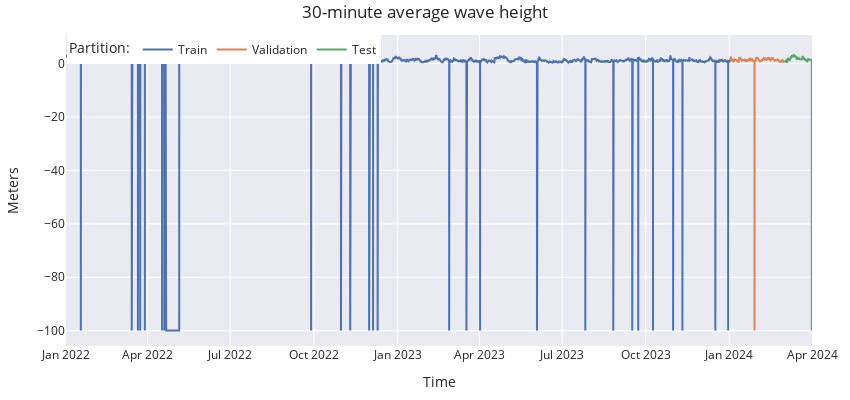

Notebook source saved alongside this figure:
### Code cell
# Interactive plot of time series
# ==============================================================================
fig = go.Figure()
fig.add_trace(go.Scatter(x=df_train.index, y=df_train['Hs (m)'], mode='lines', name='Train'))
fig.add_trace(go.Scatter(x=df_val.index, y=df_val['Hs (m)'], mode='lines', name='Validation'))
fig.add_trace(go.Scatter(x=df_test.index, y=df_test['Hs (m)'], mode='lines', name='Test'))
fig.update_layout(
    title  = '30-minute average wave height',
    xaxis_title="Time",
    yaxis_title="Meters",
    legend_title="Partition:",
    width=850,
    height=400,
    margin=dict(l=20, r=20, t=35, b=20),
    legend=dict(
        orientation="h",
        yanchor="top",
        y=1,
        xanchor="left",
        x=0.001
    )
)
#fig.update_xaxes(rangeslider_visible=True)
fig.show()

### Figure 1 — Plotly figure (JSON) as saved in the notebook; plotly's stock layout.template omitted (floating-point values rounded to 4 significant figures; data arrays with more than 128 entries replaced by an {"elided": "..."} marker saying what was removed)
{"data": [{"mode": "lines", "name": "Train", "type": "scatter", "x": {"elided": "35088 str values"}, "y": {"elided": "35088 float values"}}, {"mode": "lines", "name": "Validation", "type": "scatter", "x": {"elided": "2880 str values"}, "y": {"elided": "2880 float values"}}, {"mode": "lines", "name": "Test", "type": "scatter", "x": {"elided": "1440 str values"}, "y": {"elided": "1440 float values"}}], "layout": {"height": 400, "legend": {"orientation": "h", "title": {"text": "Partition:"}, "x": 0.001, "xanchor": "left", "y": 1, "yanchor": "top"}, "margin": {"b": 20, "l": 20, "r": 20, "t": 35}, "title": {"text": "30-minute average wave height"}, "width": 850, "xaxis": {"title": {"text": "Time"}}, "yaxis": {"title": {"text": "Meters"}}}}
